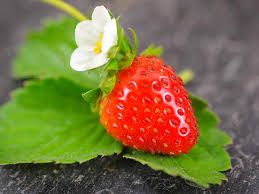
#> input picture images/images.jpeg, 259 x 194 px
$ python watershed.py --image images/images.jpeg   (older library calls are emulated)
#> lines starting #> are read from the running program, lines starting #| are printed output that depends on the picture; after the words box and inside, x2 and y2 are one past the last pixel; in counts of white or black regions, pixels touching at a corner belong together
# import the necessary packages
from skimage.feature import peak_local_max
from skimage.morphology import watershed
from scipy import ndimage
import numpy as np
import argparse
import imutils
import cv2

# construct the argument parse and parse the arguments
ap = argparse.ArgumentParser()
ap.add_argument("-i", "--image", required=True,
	help="path to input image")
args = vars(ap.parse_args())

# load the image and perform pyramid mean shift filtering
# to aid the thresholding step
image = cv2.imread(args["image"])
#> image is the input picture: shape (194, 259, 3); mean B, G, R 66.9, 112.7, 124.3
shifted = cv2.pyrMeanShiftFiltering(image, 21, 51)
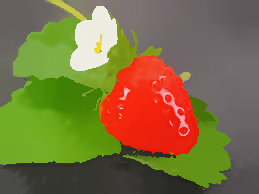
#> shifted: shape (194, 259, 3); mean B, G, R 65.7, 111.7, 124.4
cv2.imshow("Input", image)

# convert the mean shift image to grayscale, then apply
# Otsu's thresholding
gray = cv2.cvtColor(shifted, cv2.COLOR_BGR2GRAY)
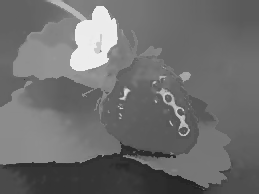
#> gray: shape (194, 259); min 36, max 237, mean 110.2
thresh = cv2.threshold(gray, 0, 255,
	cv2.THRESH_BINARY | cv2.THRESH_OTSU)[1]
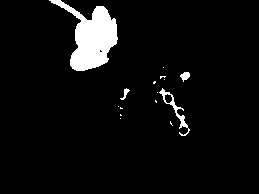
#> thresh: shape (194, 259); 5.3% white; 15 white regions (11 under 20 px), largest, box (x1, y1, x2, y2) and area: (49, 0, 118, 71) 2266, (159, 88, 190, 136) 236, (180, 72, 190, 82) 62, (120, 88, 130, 100) 42
cv2.imshow("Thresh", thresh)


30
31
32
33
34
35
36
37
38
39
40

# compute the exact Euclidean distance from every binary
# pixel to the nearest zero pixel, then find peaks in this
# distance map
D = ndimage.distance_transform_edt(thresh)
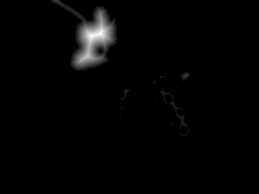
#> D: shape (194, 259) float64; min 0, max 16.64, mean 0.277; drawn with min black and max white
localMax = peak_local_max(D, indices=False, min_distance=20,
	labels=thresh)
#> localMax: shape (194, 259) bool; 0.01% white in thin lines or dots, all inside (x1, y1, x2, y2) = (100, 33, 186, 118)

# perform a connected component analysis on the local peaks,
# using 8-connectivity, then appy the Watershed algorithm
markers = ndimage.label(localMax, structure=np.ones((3, 3)))[0]
#> markers: shape (194, 259) int32; 6 distinct labels, from 0 to 5
labels = watershed(-D, markers, mask=thresh)
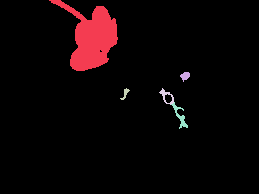
#> labels: shape (194, 259) int32; 6 distinct labels, from 0 to 5; one colour per label, 0 black
print("[INFO] {} unique segments found".format(len(np.unique(labels)) - 1))
#| [INFO] 5 unique segments found

# loop over the unique labels returned by the Watershed
# algorithm
for label in np.unique(labels):
	# if the label is zero, we are examining the 'background'
	# so simply ignore it
	if label == 0:
		continue

	# otherwise, allocate memory for the label region and draw
	# it on the mask
	mask = np.zeros(gray.shape, dtype="uint8")
	mask[labels == label] = 255

	# detect contours in the mask and grab the largest one
	cnts = cv2.findContours(mask.copy(), cv2.RETR_EXTERNAL,
		cv2.CHAIN_APPROX_SIMPLE)
	cnts = imutils.grab_contours(cnts)
	c = max(cnts, key=cv2.contourArea)

	# draw a circle enclosing the object
	((x, y), r) = cv2.minEnclosingCircle(c)
	cv2.circle(image, (int(x), int(y)), int(r), (0, 255, 0), 2)
	cv2.putText(image, "#{}".format(label), (int(x) - 10, int(y)),
		cv2.FONT_HERSHEY_SIMPLEX, 0.6, (0, 0, 255), 2)
#> this loop made 6 passes
#> (x, y, r) on passes 2 to 6: (77.5, 31, 42.11), (185, 76.24, 5.18), (124.3, 93.87, 6.11), (167, 95.5, 9.01), (180.3, 114.6, 14.09)
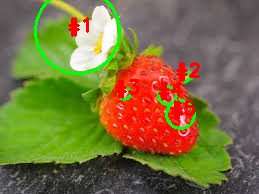
#> image: shape (194, 259, 3); 4.25% of pixels changed, all inside (x1, y1, x2, y2) = (34, 0, 200, 130)
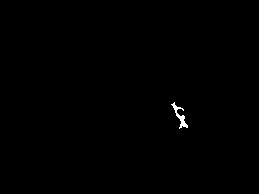
#> mask: shape (194, 259); 0.25% white; 1 white region, box (x1, y1, x2, y2) and area: (171, 102, 188, 129) 126

# show the output image
cv2.imshow("Output", image)
cv2.waitKey(0)
